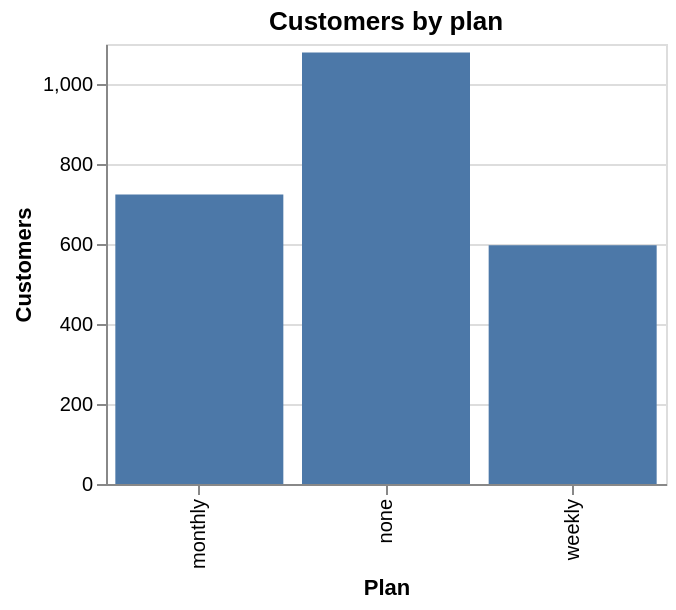

The notebook cell saved with this chart:
### Markdown cell above
## Quick looks with Vega-Altair

Plot a few columns before you filter. Keep the charts small. Read the axes.

### Code cell
import altair as alt

alt.Chart(customers).mark_bar().encode(
    x=alt.X("plan:N", title="Plan"),
    y=alt.Y("count()", title="Customers"),
).properties(title="Customers by plan", width=280, height=220)

### Figure 1 — Vega-Lite specification as saved in the notebook (floating-point values rounded to 4 significant figures; data arrays with more than 128 entries replaced by an {"elided": "..."} marker saying what was removed)
{"config": {"view": {"continuousWidth": 300, "continuousHeight": 300}}, "data": {"name": "data-af7a9b78017635d67103d9fd7f01409f"}, "mark": {"type": "bar"}, "encoding": {"x": {"field": "plan", "title": "Plan", "type": "nominal"}, "y": {"aggregate": "count", "title": "Customers", "type": "quantitative"}}, "height": 220, "title": "Customers by plan", "width": 280, "$schema": "https://vega.github.io/schema/vega-lite/v6.4.1.json", "datasets": {"data-af7a9b78017635d67103d9fd7f01409f": {"elided": "2400 records"}}}
